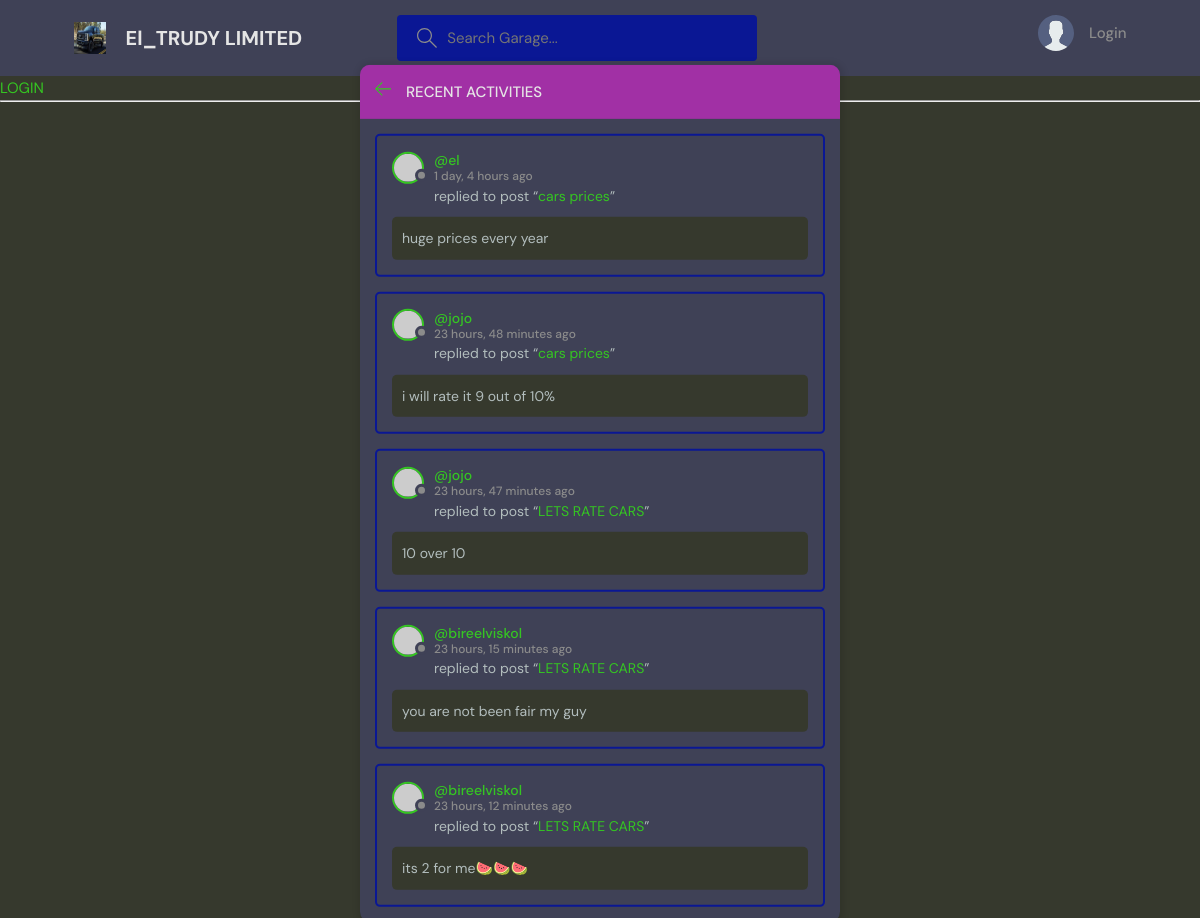
The page /activity/ on the database its author committed.
### room/models.py (models this page shows, shortened)
class Message(models.Model):
    Room = models.ForeignKey(room, on_delete=
    models.CASCADE)
    user = models.ForeignKey(User, on_delete=
    models.CASCADE)
    body = models.TextField()
    created = models.DateTimeField( auto_now= False, auto_now_add=True)
    updated = models.DateTimeField( auto_now= True, auto_now_add= False)

class User(AbstractUser):
    name = models.CharField (max_length=200, null =True)
    email = models.EmailField(unique=True)
    bio = models.TextField( null=True)
    avatar = models.ImageField(null=True, default= "avatar.svg")
    USERNAME_FIELD = 'email'
    REQUIRED_FIELDS = []

class room(models.Model):
    host = models.ForeignKey(User, on_delete= models.SET_NULL, null= True)
    topic = models.ForeignKey(Topic, on_delete= models.SET_NULL, null=True)
    paticipants = models.ManyToManyField(User, related_name= 'paticipants', blank=True)
    name = models.CharField(max_length=100)
    description = models.TextField(null = True, blank = True)
    created = models.DateTimeField( auto_now= False, auto_now_add=True)
    updated = models.DateTimeField( auto_now= True, auto_now_add= False)
    def __str__(self):
        return self.name
    class Meta:
        ordering = ['-created','-updated']

### room/views.py (the view)
# urls.py: path('activity/',views.activity2, name = 'activity'),
def activity2(request):
    room_message = Message.objects.all()
    return render(request,'room/activity.html', {'room_message' : room_message})

### room/templates/room/activity.html (shortened to what this page needs)
{% extends "main.html" %}
{% block content %}
<main class="layout">
      <div class="container">
        <div class="layout__box">
          <div class="layout__boxHeader">
            <div class="layout__boxTitle">
              <a href="{% url 'home'%}">
                <svg version="1.1" xmlns="http://www.w3.org/2000/svg" width="32" height="32" viewBox="0 0 32 32">
                  <title>arrow-left</title>
                  <path
                    d="M13.723 2.286l-13.723 13.714 13.719 13.714 1.616-1.611-10.96-10.96h27.625v-2.286h-27.625l10.965-10.965-1.616-1.607z"
                  ></path>
                </svg>
              </a>
              <h3>Recent Activities</h3>
            </div>
          </div>
            {% for message in room_message %}
            <div class="activities__box">
              <div class="activities__boxHeader roomListRoom__header">
                <a href="{% url 'profile' message.user.id %}" class="roomListRoom__author">
                  <div class="avatar avatar--small">
                    <img src="https://randomuser.me/api/portraits/women/11.jpg" />
                  </div>
                  <p>
                    @{{message.user.username}}
                    <span>{{message.created|timesince}} ago</span>
                  </p>
                </a>
              </div>
              <div class="activities__boxContent">
                <p>replied to post “<a href="{% url 'room' message.Room.id%}">{{message.Room}}</a>”</p>
                <div class="activities__boxRoomContent">
                  {{message.body}}
                </div>
              </div>
            </div>
            {% endfor %}
        </div>
      </div>
    </main>
{% endblock %}

### static/styles/style.css (style rules this page uses)
:root { --color-main: #35c522; --color-main-light: #e1f6fb; --color-dark: #3f4156; --color-dark-medium: #0a1794; --color-dark-light: #a130a5; --color-light: #e5e5e5; --color-gray: #8b8b8b; --color-light-gray: #b2bdbd; --color-bg: #36392d; --color-success: #5dd693; --color-error: #fc4b0b; }
* { font-family: "DM Sans", -apple-system, BlinkMacSystemFont, "Segoe UI", Roboto, Oxygen, Ubuntu, Cantarell, "Open Sans", "Helvetica Neue", sans-serif; margin: 0; padding: 0; box-sizing: border-box; text-rendering: optimizeLegibility; font-size: inherit; }
html { font-size: 56.25%; }
@media only screen and (min-width: 1200px) { html { font-size: 62.5%; } }
body { line-height: 1.6; font-weight: 400; font-size: 1.5rem; color: var(--color-light-gray); background-color: var(--color-bg); min-height: 100vh; }
img { width: 100%; }
a { display: inline-block; color: var(--color-main); text-decoration: none; }
.container { max-width: 120rem; width: 90%; margin: auto; }
.avatar { position: relative; display: inline-block; border-radius: 50%; border: 2px solid var(--color-main); }
.avatar img { display: block; border-radius: 50%; object-fit: cover; object-position: center; }
.avatar::after { content: ""; display: block; position: absolute; background-color: var(--color-gray); z-index: 111; border-radius: 50%; border: 0.3rem solid var(--color-dark); }
.avatar.avatar--small img { width: 2.8rem; height: 2.8rem; }
.avatar.avatar--small:after { width: 0.7rem; height: 0.7rem; bottom: 0px; right: -6px; }
.layout { margin-top: 2.4rem; }
.layout > .container { display: flex; justify-content: space-between; align-items: flex-start; }
.layout__box { width: 90%; max-width: 48rem; min-height: 40rem; position: absolute; top: 50%; left: 50%; transform: translate(-50%, -46%); background-color: var(--color-dark); border-radius: 1rem; box-shadow: 1px 1px 6px 3px rgba(0, 0, 0, 0.1); overflow: hidden; }
.layout__boxHeader { display: flex; padding: 1.5rem; background-color: var(--color-dark-light); }
.layout__boxTitle { display: flex; gap: 1.5rem; align-items: center; }
.layout__boxTitle h3 { text-transform: uppercase; font-weight: 500; color: var(--color-light); }
.layout__boxTitle svg { width: 1.6rem; height: 1.6rem; fill: var(--color-main); }
.roomListRoom__header { display: flex; justify-content: space-between; align-items: center; }
.roomListRoom__author { font-weight: 500; display: flex; align-items: center; gap: 1rem; }
.activities__box { margin: 1.5rem; padding: 1.5rem; border: 2px solid var(--color-dark-medium); border-radius: 5px; }
.activities__boxHeader p { font-size: 1.4rem; line-height: 1.3; }
.activities__boxHeader p span { color: var(--color-gray); font-size: 1.2rem; display: block; }
.activities__boxContent { margin-left: 4.2rem; }
.activities__boxContent { font-size: 1.4rem; }
.activities__boxRoomContent { background: var(--color-bg); padding: 1rem; border-radius: 5px; margin-top: 1rem; margin-left: -4.2rem; }

### rows shown on the page
Message: user.username "el", created "1 day, 4 hours", Room "cars prices", body "huge prices every year"
Message: user.username "jojo", created "23 hours, 48 minutes", Room "cars prices", body "i will rate it 9 out of 10%"
Message: user.username "jojo", created "23 hours, 47 minutes", Room "LETS RATE CARS", body "10 over 10"
Message: user.username "bireelviskol", created "23 hours, 15 minutes", Room "LETS RATE CARS", body "you are not been fair my guy"
Message: user.username "bireelviskol", created "23 hours, 12 minutes", Room "LETS RATE CARS", body "its 2 for me🍉🍉🍉"
